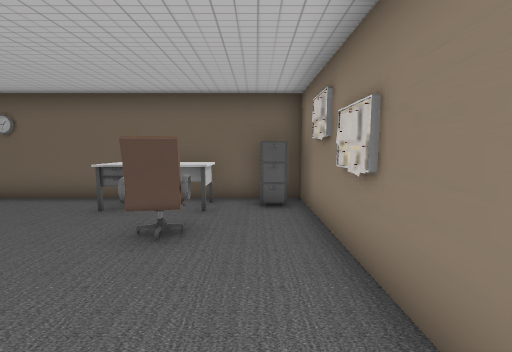
[1] (above)

17 first-person views from a walk through a 3-D level made in the Godot game engine. The camera is 1.4 m above the floor, tilts 6° down and sees 90° across. The floor is counted in squares, 1 m on a side. Each view is taken from the middle of a square. On the plan, view 1 faces up. The plan holds only what a view shows up to about 13 squares ahead; the rest is blank. Characters and animated objects are left out.

[2]
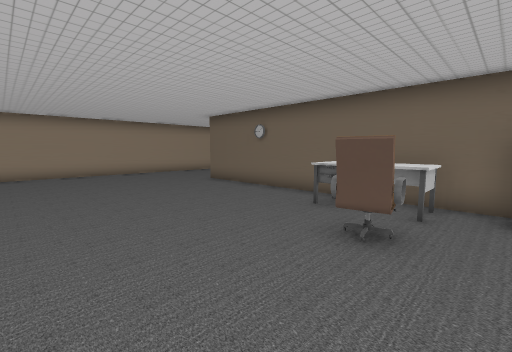

[3]
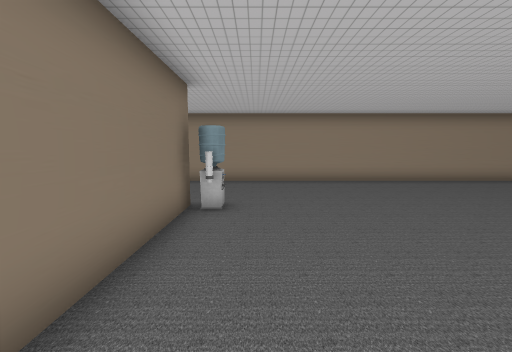

[4]
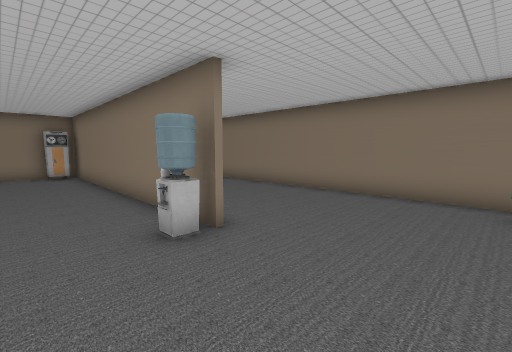

[5]
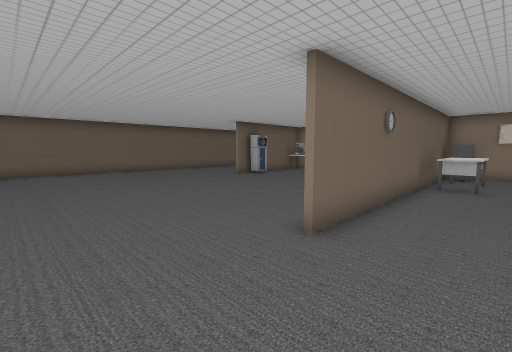

[6]
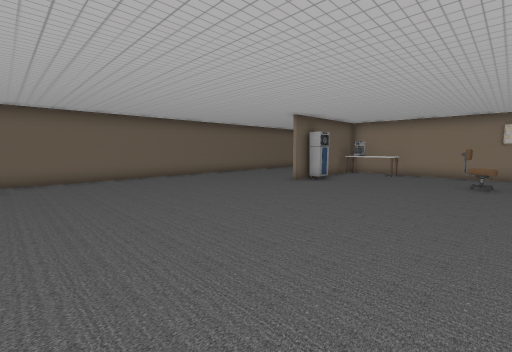

[7]
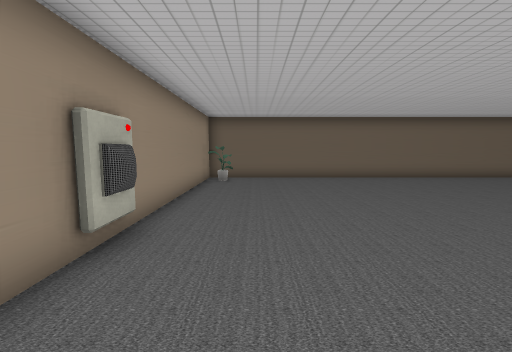

[8]
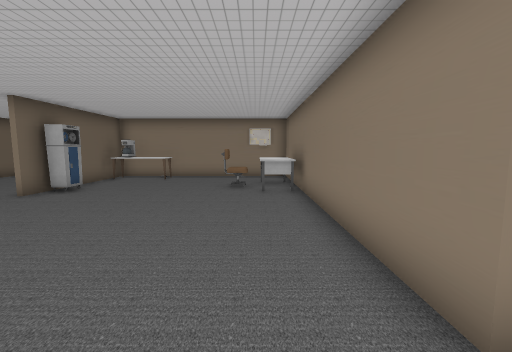

[9]
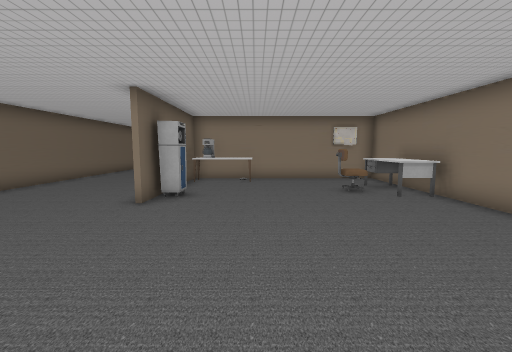

[10]
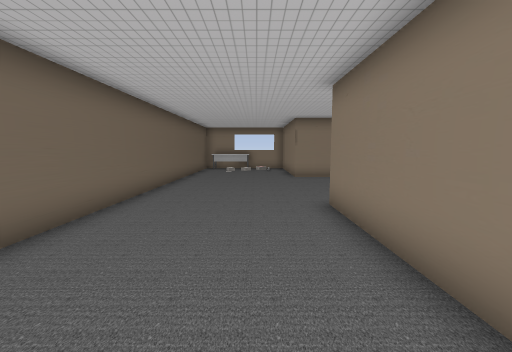

[11]
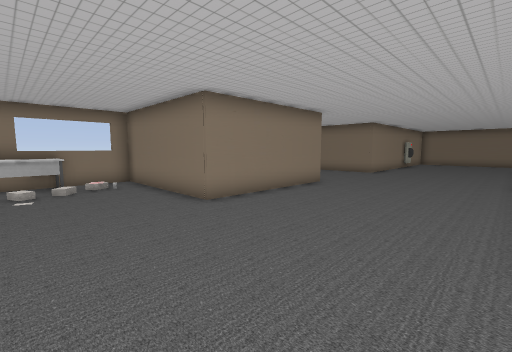

[12]
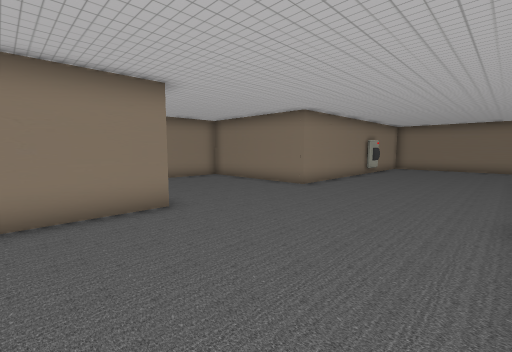

[13]
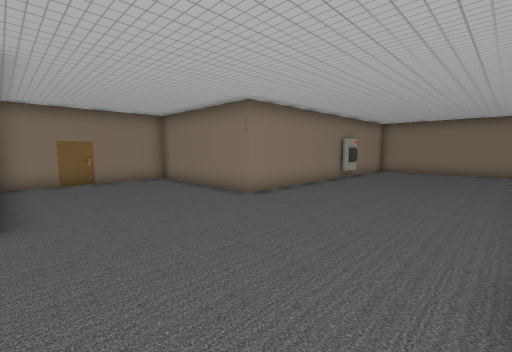

[14]
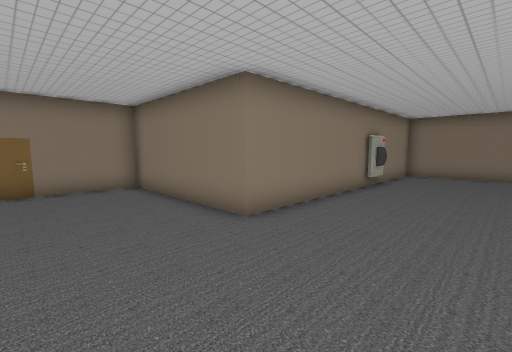

[15]
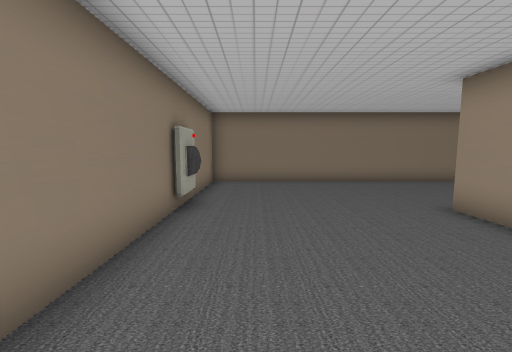

[16]
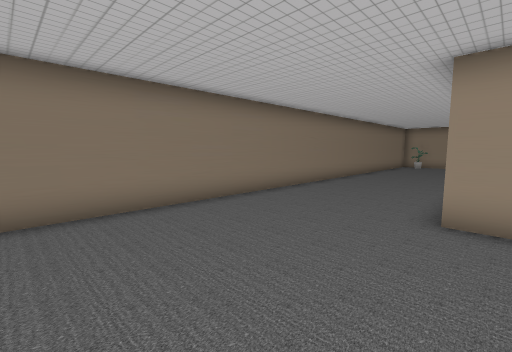

[17]
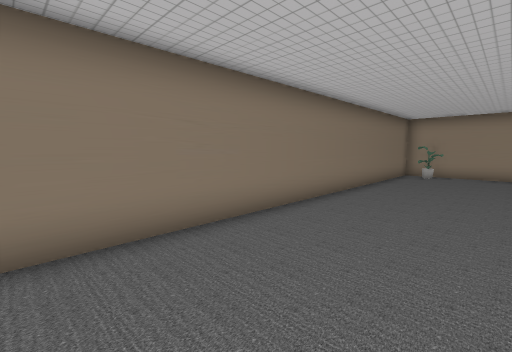

### Floor plan
Points are (right, up) in squares from view 1. A wall is a line through its corners. A room is listed if a view was taken in it or the views show most of it. See-through windows are left out.
Room 1 (views 1, 2, 3, 4, 5, 6, 7, 8, 9, 10, 11, 12, 13, 14, 15, 16, 17)
walls: (1.4, 7.3) (-10.5, 7.3); (-10.5, 7.4) (1.2, 7.4); (-3.2, 16.1) (1.5, 16.1); (1.3, 15.9) (-4.5, 15.9); (1.4, -1.4) (1.4, -1.9); (7.9, 10.1) (7.9, 16.1) (13.8, 16.1) (13.8, 20.1); (-10.4, -1.6) (1.3, -1.6) (1.3, 13.5); (-15.3, 12.3) (-15.3, -6.2); (8, 21.6) (-15.3, 21.6) (-15.3, 13.8); (-14.5, -7) (7.9, -7) (7.9, 4.4) (13.8, 4.4) (13.8, 10.1)
low walls: (-3.5, 7.6) (-3.5, 8.6); (-2, 7.9) (-2, 8.6); (-1.6, 8.8) (-1.1, 8.8); (-1.4, 6.7) (-2, 6.7); (-1.1, 6.8) (-1.1, 5.7) (-1.7, 5.7); (-2.9, 5.7) (-3.5, 5.7) (-3.5, 6.8); (12.6, 18.5) (12.6, 20.1)
ways out: closed door at (14, 8)
objects: plant (-15, -6); other object (-15, 13); plant (-15, 20); other object (-10, -1); chair (-3, 9) to (-2, 10); machine (-3, 15); chair (-2, 4) to (-1, 4); cabinet (0, 6) to (0, 7); table (0, 13) to (1, 15); machine (0, 15); machine (1, -1); other object (8, -2); other object (12, 17)

Where each view was taken, in squares from view 1:
view 1: 0 up, 0 right, facing up
view 2: 0 up, 0 right, facing up-left
view 3: 0 up, 4 left, facing left
view 4: 1 up, 14 left, facing down-right
view 5: 5 up, 14 left, facing up-right
view 6: 9 up, 14 left, facing up-right
view 7: 9 up, 13 left, facing up
view 8: 9 up, 12 left, facing right
view 9: 13 up, 11 left, facing right
view 10: 18 up, 5 left, facing right
view 11: 20 up, 2 right, facing down-right
view 12: 13 up, 2 right, facing down-right
view 13: 10 up, 2 right, facing down-right
view 14: 8 up, 4 right, facing down-right
view 15: 4 up, 6 right, facing down
view 16: 1 down, 7 right, facing down-left
view 17: 3 down, 0 right, facing down-left
